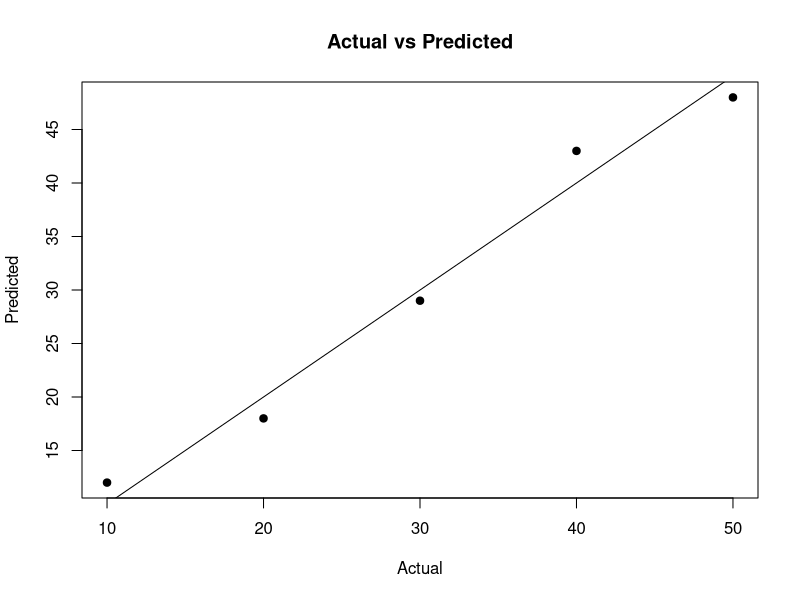

This chart was generated by the following R code:
# 97 - Model Evaluation
actual <- c(10,20,30,40,50)
predicted <- c(12,18,29,43,48)
errors <- actual-predicted
mae <- mean(abs(errors))
mse <- mean(errors^2)
rmse <- sqrt(mse)
cat("MAE:",mae,"\n")
cat("MSE:",mse,"\n")
cat("RMSE:",rmse,"\n")
comparison <- data.frame(actual,predicted,error=errors)
print(comparison)
plot(actual,predicted,main="Actual vs Predicted",xlab="Actual",ylab="Predicted",pch=19)
abline(a=0,b=1)
